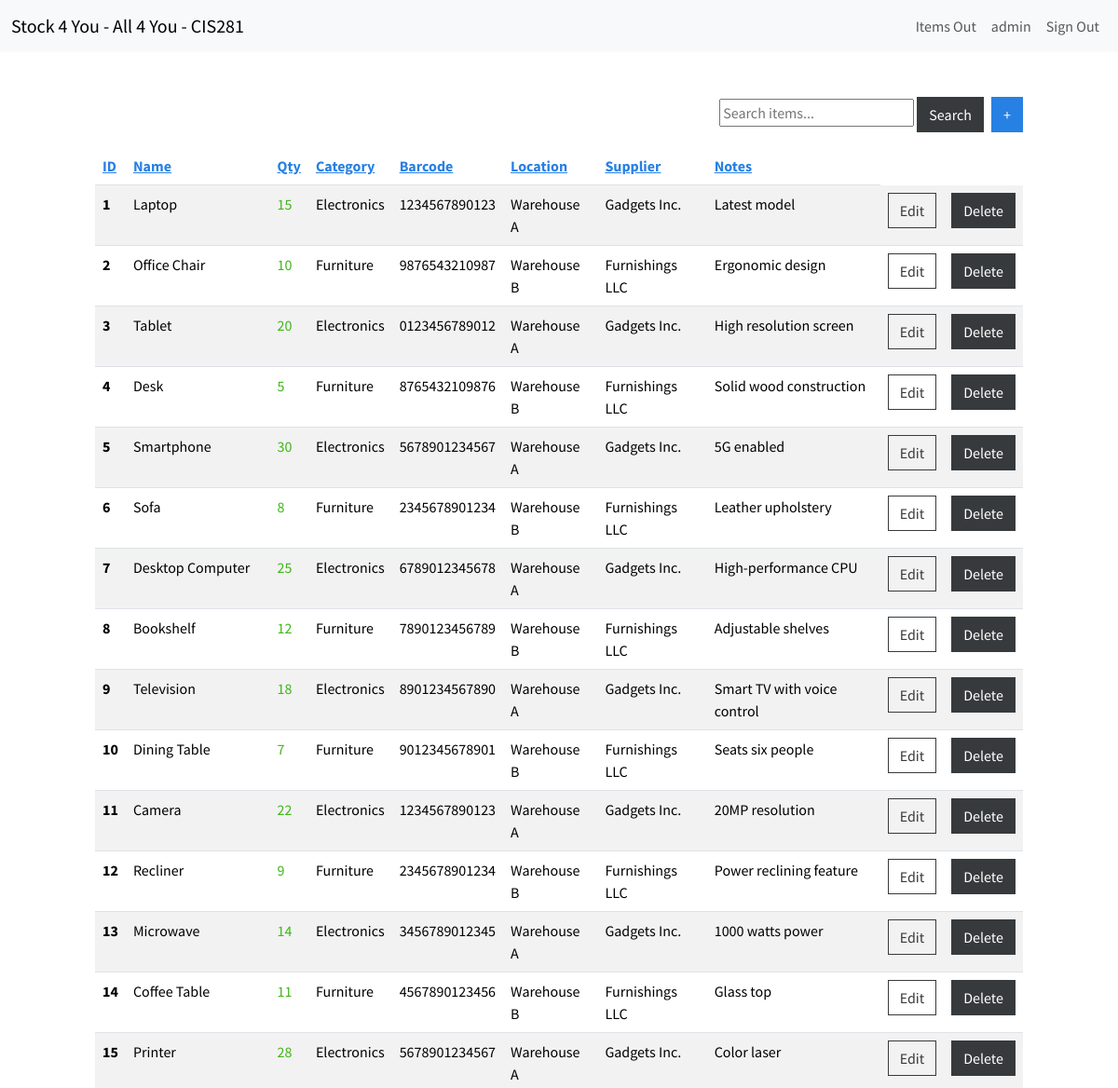
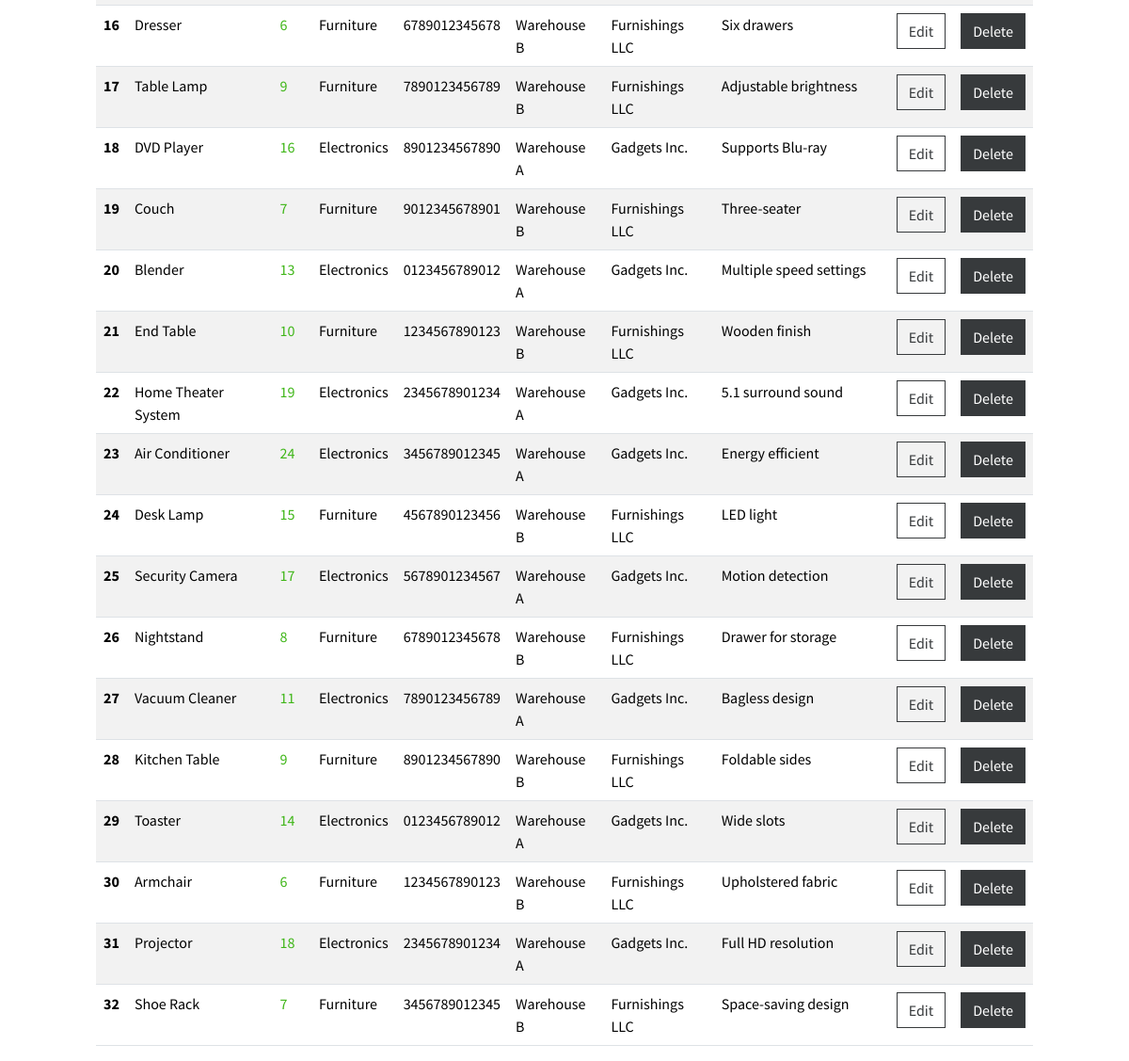
The page /dashboard/ (signed in) on the database its author committed (2 pictures, top to bottom).
### inventory/models.py (models this page shows, shortened)
class InventoryItem(models.Model):
    name = models.CharField(max_length=200)
    quantity = models.IntegerField()
    category = models.ForeignKey(Category, on_delete=models.SET_NULL, blank=True, null=True)
    date_created = models.DateTimeField(auto_now_add=True)
    user = models.ForeignKey(User, on_delete=models.CASCADE)
    barcode = models.CharField(max_length=200, blank=True, null=True)
    location = models.ForeignKey(Location, on_delete=models.SET_NULL, blank=True, null=True)
    supplier = models.ForeignKey(Supplier, on_delete=models.SET_NULL, blank=True, null=True)
    notes = models.TextField(blank=True)
    serial_number = models.CharField(max_length=200)
    model_number = models.CharField(max_length=200)

class Category(models.Model):
    name = models.CharField(max_length=200)
    class Meta:
        verbose_name_plural = 'categories'

class Location(models.Model):
    location = models.CharField(max_length=200, blank=True, null=True)
    class Meta:
        verbose_name = 'location'
        verbose_name_plural = 'locations'
    def __str__(self):
        return self.location

class Supplier(models.Model):
    name = models.CharField(max_length=200)
    website = models.TextField(blank=True)
    contact_info = models.TextField(blank=True)
    def __str__(self):
        return self.name

### inventory/views.py (the view, shortened to what this page needs)
# urls.py: path('dashboard/', Dashboard.as_view(), name='dashboard'),
class Dashboard(LoginRequiredMixin, View):
    def get(self, request):
        sort_order = request.GET.get('order', 'asc')
        sort_by = request.GET.get('sort', 'id')
        search_query = request.GET.get('search', '')
        items = InventoryItem.objects.filter(user=request.user)
        if sort_order == 'desc':
            sort_by = f'-{sort_by}'
        items = items.order_by(sort_by)
        next_sort_order = 'desc' if sort_order == 'asc' else 'asc'
        low_inventory = items.filter(quantity__lte=LOW_QUANTITY)
        low_inventory_ids = low_inventory.values_list('id', flat=True)
        low_inventory_count = low_inventory.count()
        if low_inventory_count > 0:
            message = f'{low_inventory_count} item has low inventory' if low_inventory_count == 1 else f'{low_inventory_count} items have low inventory'
            messages.error(request, message)
        return render(request, 'inventory/dashboard.html', {
            'items': items,
            'low_inventory_ids': low_inventory_ids,
            'search_query': search_query,
            'next_sort_order': next_sort_order
        })

### inventory/templates/inventory/dashboard.html (shortened to what this page needs)
{% extends 'inventory/base.html' %}
{% block content %}
<div class="row">
  <div class="col-md-10 col-12 mx-auto mt-5">
    <div class="d-flex justify-content-end mb-3">
      <form method="GET" action="{% url 'dashboard' %}" class="me-2">
        <input type="text" name="search" placeholder="Search items..." value="{{ search_query }}">
        <button type="submit" class="btn btn-secondary">Search</button>
      </form>
      <a href="{% url 'add-item' %}" class="btn btn-primary">+</a>
    </div>
    <table class="table table-hover table-striped">
      <thead>
        <tr>
          <th scope="col"><a href="?sort=id&order={{ next_sort_order }}">ID</a></th>
          <th scope="col"><a href="?sort=name&order={{ next_sort_order }}">Name</a></th>
          <th scope="col"><a href="?sort=quantity&order={{ next_sort_order }}">Qty</a></th>
          <th scope="col"><a href="?sort=category&order={{ next_sort_order }}">Category</a></th>
          <th scope="col"><a href="?sort=barcode&order={{ next_sort_order }}">Barcode</a></th>
          <th scope="col"><a href="?sort=location&order={{ next_sort_order }}">Location</a></th>
          <th scope="col"><a href="?sort=supplier&order={{ next_sort_order }}">Supplier</a></th>
          <th scope="col"><a href="?sort=notes&order={{ next_sort_order }}">Notes</a></th>
        </tr>
      </thead>
      <tbody>
        {% for item in items %}
        <tr>
            <th scope="row">{{ item.id }}</th>
            <td>{{ item.name }}</td>
            <td class="{% if item.id in low_inventory_ids %}text-danger{% else %}text-success{% endif %}">{{ item.quantity }}</td>
            <td>{{ item.category.name }}</td>
            <td>{{ item.barcode }}</td>
            <td>{{ item.location }}</td>
            <td>{{ item.supplier }}</td>
            <td>{{ item.notes }}</td>
            <td><a href="{% url 'edit-item' item.id %}" class="btn btn-outline-secondary">Edit</a></td>
            <td><a href="{% url 'delete-item' item.id %}" class="btn btn-secondary">Delete</a></td>
          </tr>
        {% endfor %}
      </tbody>
    </table>
  </div>
</div>
{% endblock content %}

### inventory/templates/inventory/base.html (shortened to what this page needs)
<!DOCTYPE html>
<html lang="en">
<head>
    <link href="https://bootswatch.com/5/cosmo/bootstrap.min.css" rel="stylesheet">
</head>
<body>
    {% include 'inventory/navagation.html' %}
    {% block content %}
    {% endblock %}
</body>
</html>

### inventory/templates/inventory/navagation.html (shortened to what this page needs)
<nav class="navbar navbar-expand-lg bg-light">
    <div class="container-fluid">
        <a class="navbar-brand" href="{% url 'index' %}">Stock 4 You - All 4 You - CIS281</a>
        <div class="collapse navbar-collapse justify-content-end" id="navbarNav">
            <ul class="navbar-nav">
                {% if user.is_authenticated %}
                    <li class="nav-item">
                        <a class="btn btn-link nav-link" style="border: none; background: none;" href="{% url 'itemsout' %}">Items Out</a>
                    </li>
                    <li class="nav-item">
                        <a class="nav-link" href="#">{{ user.username }}</a>
                    </li>
                    <li class="nav-item">
                        <form action="{% url 'logout' %}" method="post" style="display: inline;">
                            <button type="submit" class="btn btn-link nav-link" style="border: none; background: none;">Sign Out</button>
                        </form>
                    </li>
                {% endif %}
            </ul>
        </div>
    </div>
</nav>

### rows shown on the page
InventoryItem: id "1", name "Laptop", quantity "15", category.name "Electronics", barcode "1234567890123", location "Warehouse A", supplier "Gadgets Inc.", notes "Latest model"
InventoryItem: id "2", name "Office Chair", quantity "10", category.name "Furniture", barcode "9876543210987", location "Warehouse B", supplier "Furnishings LLC", notes "Ergonomic design"
InventoryItem: id "3", name "Tablet", quantity "20", category.name "Electronics", barcode "0123456789012", location "Warehouse A", supplier "Gadgets Inc.", notes "High resolution screen"
InventoryItem: id "4", name "Desk", quantity "5", category.name "Furniture", barcode "8765432109876", location "Warehouse B", supplier "Furnishings LLC", notes "Solid wood construction"
InventoryItem: id "5", name "Smartphone", quantity "30", category.name "Electronics", barcode "5678901234567", location "Warehouse A", supplier "Gadgets Inc.", notes "5G enabled"
InventoryItem: id "6", name "Sofa", quantity "8", category.name "Furniture", barcode "2345678901234", location "Warehouse B", supplier "Furnishings LLC", notes "Leather upholstery"
InventoryItem: id "7", name "Desktop Computer", quantity "25", category.name "Electronics", barcode "6789012345678", location "Warehouse A", supplier "Gadgets Inc.", notes "High-performance CPU"
InventoryItem: id "8", name "Bookshelf", quantity "12", category.name "Furniture", barcode "7890123456789", location "Warehouse B", supplier "Furnishings LLC", notes "Adjustable shelves"
InventoryItem: id "9", name "Television", quantity "18", category.name "Electronics", barcode "8901234567890", location "Warehouse A", supplier "Gadgets Inc.", notes "Smart TV with voice control"
InventoryItem: id "10", name "Dining Table", quantity "7", category.name "Furniture", barcode "9012345678901", location "Warehouse B", supplier "Furnishings LLC", notes "Seats six people"
InventoryItem: id "11", name "Camera", quantity "22", category.name "Electronics", barcode "1234567890123", location "Warehouse A", supplier "Gadgets Inc.", notes "20MP resolution"
InventoryItem: id "12", name "Recliner", quantity "9", category.name "Furniture", barcode "2345678901234", location "Warehouse B", supplier "Furnishings LLC", notes "Power reclining feature"
InventoryItem: id "13", name "Microwave", quantity "14", category.name "Electronics", barcode "3456789012345", location "Warehouse A", supplier "Gadgets Inc.", notes "1000 watts power"
InventoryItem: id "14", name "Coffee Table", quantity "11", category.name "Furniture", barcode "4567890123456", location "Warehouse B", supplier "Furnishings LLC", notes "Glass top"
InventoryItem: id "15", name "Printer", quantity "28", category.name "Electronics", barcode "5678901234567", location "Warehouse A", supplier "Gadgets Inc.", notes "Color laser"
InventoryItem: id "16", name "Dresser", quantity "6", category.name "Furniture", barcode "6789012345678", location "Warehouse B", supplier "Furnishings LLC", notes "Six drawers"
InventoryItem: id "17", name "Table Lamp", quantity "9", category.name "Furniture", barcode "7890123456789", location "Warehouse B", supplier "Furnishings LLC", notes "Adjustable brightness"
InventoryItem: id "18", name "DVD Player", quantity "16", category.name "Electronics", barcode "8901234567890", location "Warehouse A", supplier "Gadgets Inc.", notes "Supports Blu-ray"
InventoryItem: id "19", name "Couch", quantity "7", category.name "Furniture", barcode "9012345678901", location "Warehouse B", supplier "Furnishings LLC", notes "Three-seater"
InventoryItem: id "20", name "Blender", quantity "13", category.name "Electronics", barcode "0123456789012", location "Warehouse A", supplier "Gadgets Inc.", notes "Multiple speed settings"
InventoryItem: id "21", name "End Table", quantity "10", category.name "Furniture", barcode "1234567890123", location "Warehouse B", supplier "Furnishings LLC", notes "Wooden finish"
InventoryItem: id "22", name "Home Theater System", quantity "19", category.name "Electronics", barcode "2345678901234", location "Warehouse A", supplier "Gadgets Inc.", notes "5.1 surround sound"
InventoryItem: id "23", name "Air Conditioner", quantity "24", category.name "Electronics", barcode "3456789012345", location "Warehouse A", supplier "Gadgets Inc.", notes "Energy efficient"
InventoryItem: id "24", name "Desk Lamp", quantity "15", category.name "Furniture", barcode "4567890123456", location "Warehouse B", supplier "Furnishings LLC", notes "LED light"
InventoryItem: id "25", name "Security Camera", quantity "17", category.name "Electronics", barcode "5678901234567", location "Warehouse A", supplier "Gadgets Inc.", notes "Motion detection"
InventoryItem: id "26", name "Nightstand", quantity "8", category.name "Furniture", barcode "6789012345678", location "Warehouse B", supplier "Furnishings LLC", notes "Drawer for storage"
InventoryItem: id "27", name "Vacuum Cleaner", quantity "11", category.name "Electronics", barcode "7890123456789", location "Warehouse A", supplier "Gadgets Inc.", notes "Bagless design"
InventoryItem: id "28", name "Kitchen Table", quantity "9", category.name "Furniture", barcode "8901234567890", location "Warehouse B", supplier "Furnishings LLC", notes "Foldable sides"
InventoryItem: id "29", name "Toaster", quantity "14", category.name "Electronics", barcode "0123456789012", location "Warehouse A", supplier "Gadgets Inc.", notes "Wide slots"
InventoryItem: id "30", name "Armchair", quantity "6", category.name "Furniture", barcode "1234567890123", location "Warehouse B", supplier "Furnishings LLC", notes "Upholstered fabric"
InventoryItem: id "31", name "Projector", quantity "18", category.name "Electronics", barcode "2345678901234", location "Warehouse A", supplier "Gadgets Inc.", notes "Full HD resolution"
InventoryItem: id "32", name "Shoe Rack", quantity "7", category.name "Furniture", barcode "3456789012345", location "Warehouse B", supplier "Furnishings LLC", notes "Space-saving design"

### other values the page prints
{{ user.username }} "admin"
